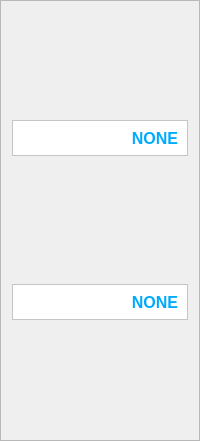
           <widget class="QFrame" name="frame_14">
            <property name="minimumSize">
             <size>
              <width>0</width>
              <height>441</height>
             </size>
            </property>
            <property name="frameShape">
             <enum>QFrame::StyledPanel</enum>
            </property>
            <property name="frameShadow">
             <enum>QFrame::Raised</enum>
            </property>
            <layout class="QVBoxLayout" name="verticalLayout_39">
             <property name="spacing">
              <number>20</number>
             </property>
             <item>
              <widget class="QFrame" name="frame_40">
               <property name="maximumSize">
                <size>
                 <width>16777215</width>
                 <height>36</height>
                </size>
               </property>
               <property name="styleSheet">
                <string notr="true">
background-color: rgb(255, 255, 255);</string>
               </property>
               <property name="frameShape">
                <enum>QFrame::StyledPanel</enum>
               </property>
               <property name="frameShadow">
                <enum>QFrame::Raised</enum>
               </property>
               <layout class="QVBoxLayout" name="verticalLayout_41">
                <item>
                 <widget class="QLabel" name="label_der_2">
                  <property name="font">
                   <font>
                    <family>SansSerif</family>
                    <pointsize>12</pointsize>
                    <weight>75</weight>
                    <bold>true</bold>
                   </font>
                  </property>
                  <property name="styleSheet">
                   <string notr="true">color: rgb(0, 170, 255);</string>
                  </property>
                  <property name="text">
                   <string>NONE</string>
                  </property>
                  <property name="alignment">
                   <set>Qt::AlignRight|Qt::AlignTrailing|Qt::AlignVCenter</set>
                  </property>
                 </widget>
                </item>
               </layout>
              </widget>
             </item>
             <item>
              <widget class="QFrame" name="frame_42">
               <property name="maximumSize">
                <size>
                 <width>16777215</width>
                 <height>36</height>
                </size>
               </property>
               <property name="styleSheet">
                <string notr="true">
background-color: rgb(255, 255, 255);</string>
               </property>
               <property name="frameShape">
                <enum>QFrame::StyledPanel</enum>
               </property>
               <property name="frameShadow">
                <enum>QFrame::Raised</enum>
               </property>
               <layout class="QVBoxLayout" name="verticalLayout_43">
                <item>
                 <widget class="QLabel" name="label_der_3">
                  <property name="font">
                   <font>
                    <family>SansSerif</family>
                    <pointsize>12</pointsize>
                    <weight>75</weight>
                    <bold>true</bold>
                   </font>
                  </property>
                  <property name="styleSheet">
                   <string notr="true">color: rgb(0, 170, 255);</string>
                  </property>
                  <property name="text">
                   <string>NONE</string>
                  </property>
                  <property name="alignment">
                   <set>Qt::AlignRight|Qt::AlignTrailing|Qt::AlignVCenter</set>
                  </property>
                 </widget>
                </item>
               </layout>
              </widget>
             </item>
            </layout>
           </widget>
